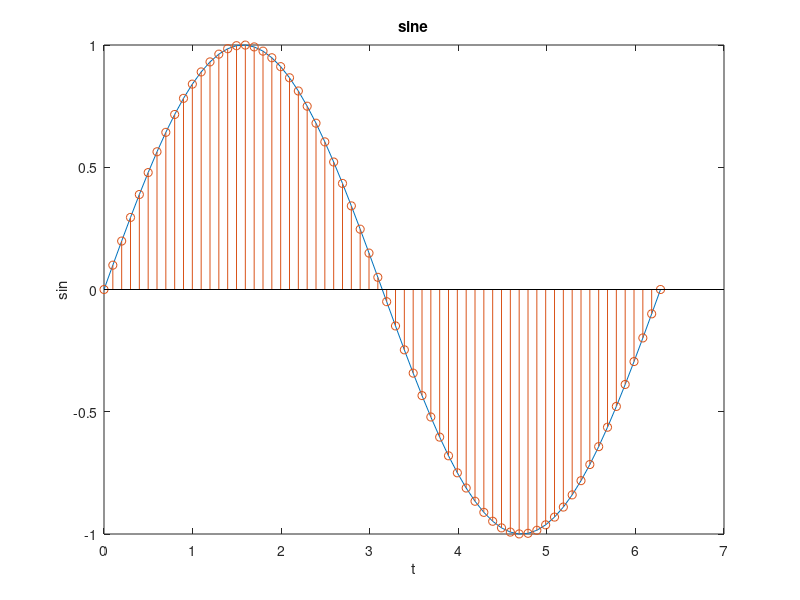

Source code (MATLAB):
t = linspace(0, 2 * pi, 64);
y = sin(t);
figure(1);
plot(t, y);
hold('on');
stem(t, y);
xlabel('t');
ylabel('sin');
title('sine');
